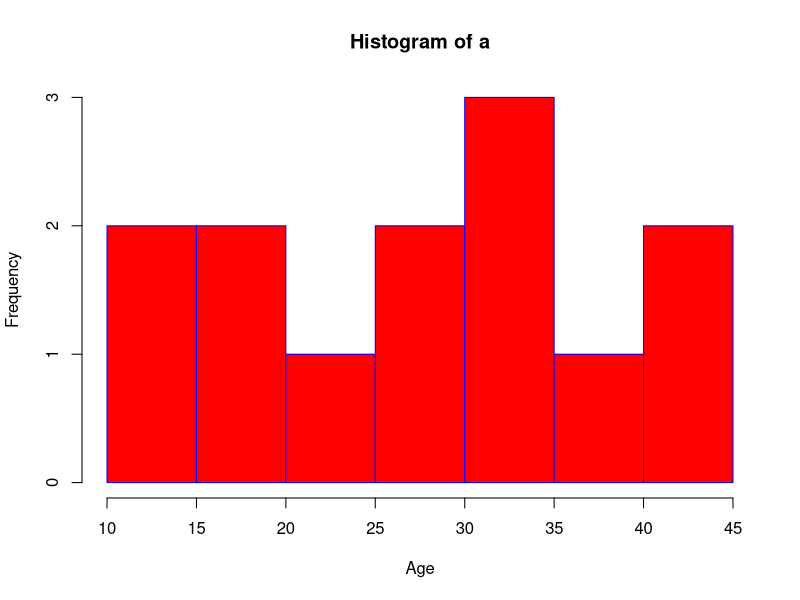
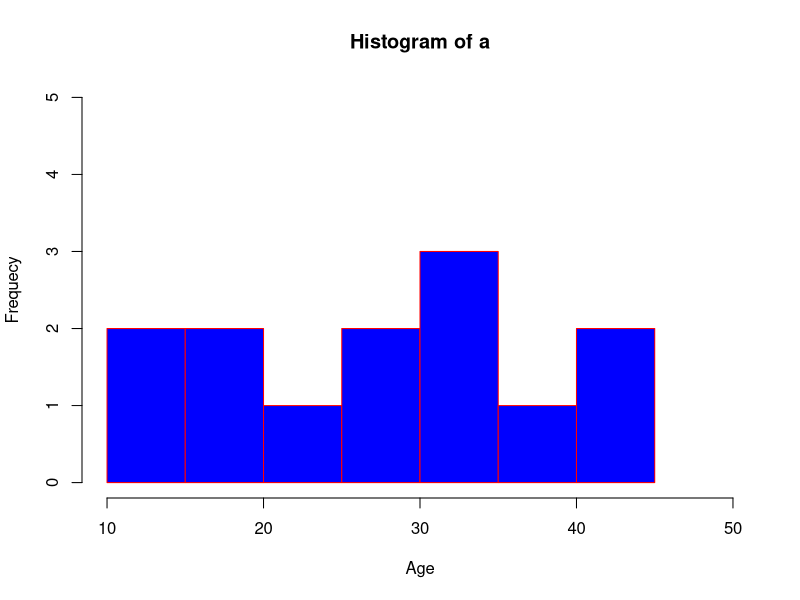

These charts were generated, in order, by the following R code:
# Histogram in R language

a <- c(12,15,17,19,24,26,29,31,34,35,37,42,45)

hist(a,xlab= "Age", ylab= "Frequency", col= "red", border= "blue")

# Use of xlim and ylim parameter

hist(a,xlab = "Age", ylab= "Frequecy", col= "blue", border= "red",
     xlim=  c(10,50), ylim= c(0,5), breaks= 10)

